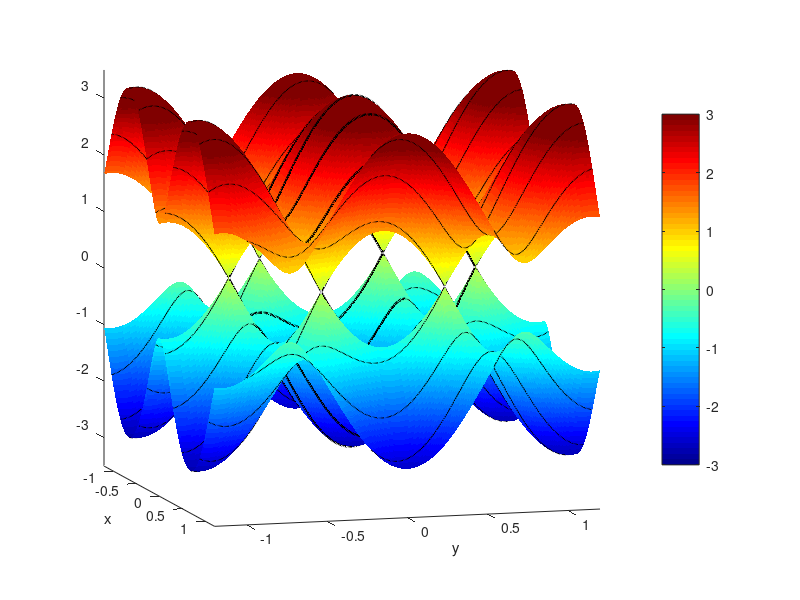
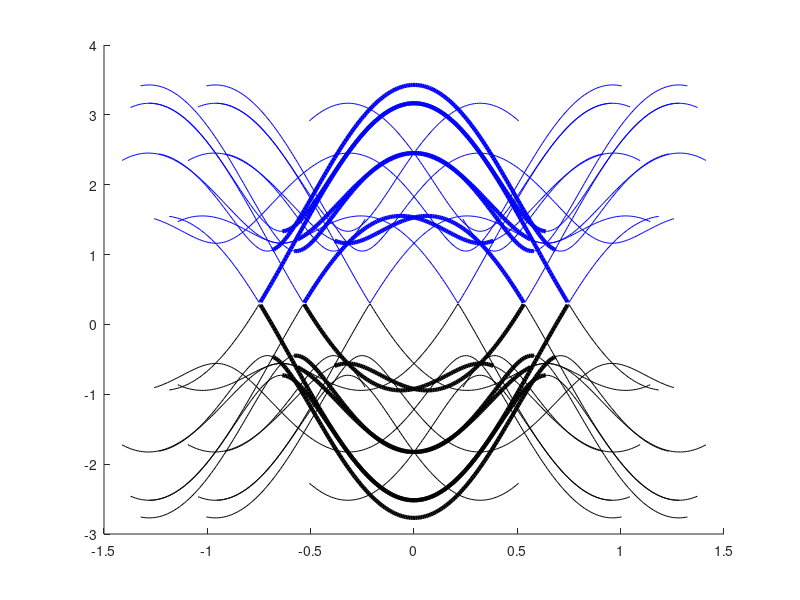

Reproduce these figures in MATLAB, in order.
%% set up
clear
a = 1;
kx=[-1.2:0.01:1.2].*pi()/a;
ky=[-1.2:0.01:1.2].*pi()/a;
% kx=([-0.5:0.01:0.5]).*pi()/a;
% ky=([-0.5:0.01:0.5]+(4/3)).*pi()/a;
alpha=0; % on site term
g1=1;    % nearest-neighbor transfer (gamma_0)
% g1=0;
g2=0.1;  % next-nearest-neighbor transfer (gamma_0_prime)
% g2=0;   
s12=0.1*g1;  % nearest-neighbor overlap
% s12=0;

f = @(k) 2*cos(k(2)*a*sqrt(3)) + 4*cos(k(1)*a*3/2)*cos(k(2)*a*sqrt(3)/2);

%% valence band

valenceband=@(k) (alpha - g2*f(k) - g1*sqrt(3 + f(k)) ) ...
    /(1 + s12*sqrt(3 + f(k)) );

for(j=1:length(kx))
    for(k=1:length(ky))
        vb(j,k)=valenceband([kx(j) ky(k)]);
    end
end

%% conduction band

conductionband=@(k) (alpha - g2*f(k) + g1*sqrt(3 + f(k)) ) ...
    /(1 - s12*sqrt(3 + f(k)) );

for(j=1:length(kx))
    for(k=1:length(ky))
        cb(j,k)=conductionband([kx(j) ky(k)]);
    end
end

%% plot vb
figure(1);clf
vbs=surf(kx/(pi()/a),ky/(pi()/a),vb');set(vbs,'edgecolor','none')
grid('off')
xlabel('x')
ylabel('y')
view(74,9)
% view(0,90);
xlim([-1.2 1.2]); ylim([-1.2 1.2]); axis square; caxis([-3 3]); colorbar; colormap('jet')
% vbcontour=contour3(gca,kx/(pi()/a),ky/(pi()/a),vb',20,'k-');
%% cb
hold on
cbs=surf(kx/(pi()/a),ky/(pi()/a),cb');set(cbs,'edgecolor','none')
% cbcontour=contour3(gca,kx/(pi()/a),ky/(pi()/a),cb',20,'k-');
% surf([-2:0.1:2],[-2:0.1:2],zeros(length([-2:0.1:2])),'edgecolor',[0.5 0.5 0.5],'facecolor','none')

zlim([-3.5 3.5])
%% pick a roll-up vector
a1=[a*3/2 a*sqrt(3)/2];
a2=[a*3/2 -a*sqrt(3)/2];
n=5;
m=2;
Ch=n*a1 + m*a2;

%% subbands
clear sbx sby sb sbc sbv q

figure(2);clf

for(q=-floor(sqrt(2)*norm(Ch)/(a*sqrt(3))):floor(sqrt(2)*norm(Ch)/(a*sqrt(3))))
    subband=@(t) [ (2*pi()*q*Ch(1)/norm(Ch)^2 - t*Ch(2)/norm(Ch)) ...
      (2*pi()*q*Ch(2)/norm(Ch)^2 + t*Ch(1)/norm(Ch)) ];
    % sb=@(t) conductionband([sbx(t) sby(t)]);
    % t=sqrt(2)*kx;
    t=sqrt(2)*[-2:0.01:2].*pi()/(a*sqrt(3));
    for(j=1:length(t))
        sbx(j)=subband(t(j))*[1;0];
        sby(j)=subband(t(j))*[0;1];
        sbc(j)=conductionband(subband(t(j)));
        sbv(j)=valenceband(subband(t(j)));
    end
    foo=sbx(:)>min(kx) & sbx(:)<max(kx) & sby(:)>min(ky) & sby(:)<max(ky);
    sbx=sbx(foo);
    sby=sby(foo);
    sbc=sbc(foo);
    sbv=sbv(foo);
    t=t(foo);
    if(length(t)>0)
        figure(1);
        hold on
        plot3(sbx/(pi()/a),sby/(pi()/a),sbc,'k-',sbx/(pi()/a),sby/(pi()/a),sbv,'k-')
        figure(2);
        hold on
        plot(t/(pi()/a),sbv,'k-',t/(pi()/a),sbc,'b-');
    end
end

%% subbands in BZ
clear sbx sby sb sbc sbv q

% figure(2);clf

for(q=-floor(sqrt(2)*norm(Ch)/(a*sqrt(3))):floor(sqrt(2)*norm(Ch)/(a*sqrt(3))))
    subband=@(t) [ (2*pi()*q*Ch(1)/norm(Ch)^2 - t*Ch(2)/norm(Ch)) ...
      (2*pi()*q*Ch(2)/norm(Ch)^2 + t*Ch(1)/norm(Ch)) ];
    % sb=@(t) conductionband([sbx(t) sby(t)]);
    % t=sqrt(2)*kx;
    t=sqrt(2)*[-2:0.01:2].*pi()/(a*sqrt(3));
    for(j=1:length(t))
        sbx(j)=subband(t(j))*[1;0];
        sby(j)=subband(t(j))*[0;1];
        sbc(j)=conductionband(subband(t(j)));
        sbv(j)=valenceband(subband(t(j)));
    end
    foo=sbx(:)>min(kx) & sbx(:)<max(kx) & sby(:)>min(ky) & sby(:)<max(ky);
    foo=foo & ( abs(sbx(:)) <= (2/sqrt(3))*pi()/(a*sqrt(3)) ) & ...
        ( abs(sbx(:))*(1/sqrt(3)) + abs(sby(:)) <= (4/3)*pi()/(a*sqrt(3)) );
    sbx=sbx(foo);
    sby=sby(foo);
    sbc=sbc(foo);
    sbv=sbv(foo);
    t=t(foo);
    figure(1);
    hold on
    h=plot3(sbx/(pi()/a),sby/(pi()/a),sbc,'k-',sbx/(pi()/a),sby/(pi()/a),sbv,'k-');
    set(h,'linewidth',2)
    figure(2);
    hold on
    h=plot(t/(pi()/a),sbv,'k-',t/(pi()/a),sbc,'b-');
    set(h,'linewidth',3)
end


